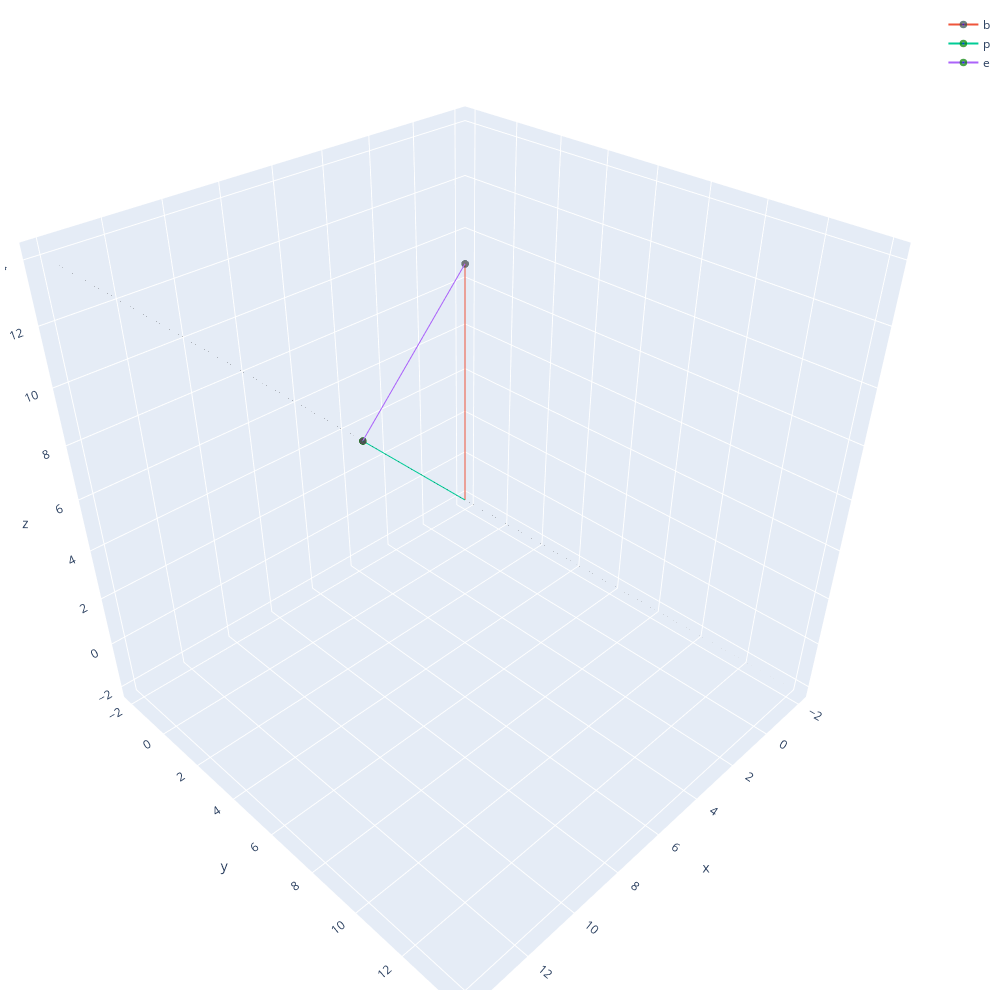

Notebook source saved alongside this figure:
### Code cell
plot_projection_onto_surface([3,3, 12], np.matrix([[1, 0, 1], [-1, 1, -1]]).T)

### Figure 1 — Plotly figure (JSON) as saved in the notebook; plotly's stock layout.template omitted (floating-point values rounded to 4 significant figures)
{"data": [{"colorscale": [[0, "rgb(255,255,255)"], [0.125, "rgb(240,240,240)"], [0.25, "rgb(217,217,217)"], [0.375, "rgb(189,189,189)"], [0.5, "rgb(150,150,150)"], [0.625, "rgb(115,115,115)"], [0.75, "rgb(82,82,82)"], [0.875, "rgb(37,37,37)"], [1, "rgb(0,0,0)"]], "name": "Eon", "opacity": 0.5, "showscale": false, "type": "surface", "x": [[-2, 2, 6, 10, 14], [-2, 2, 6, 10, 14], [-2, 2, 6, 10, 14], [-2, 2, 6, 10, 14], [-2, 2, 6, 10, 14]], "y": [[-2, -2, -2, -2, -2], [2, 2, 2, 2, 2], [6, 6, 6, 6, 6], [10, 10, 10, 10, 10], [14, 14, 14, 14, 14]], "z": [[-2, 2, 6, 10, 14], [-2, 2, 6, 10, 14], [-2, 2, 6, 10, 14], [-2, 2, 6, 10, 14], [-2, 2, 6, 10, 14]]}, {"marker": {"color": ["blue"], "line": {"color": "DarkSlateGrey", "width": 5}, "size": [0, 5]}, "name": "b", "type": "scatter3d", "x": [0, 3], "y": [0, 3], "z": [0, 12]}, {"marker": {"color": ["blue"], "line": {"color": "green", "width": 10}, "size": [0, 5]}, "name": "p", "type": "scatter3d", "x": [0, 7.5], "y": [0, 3], "z": [0, 7.5]}, {"marker": {"color": ["blue"], "line": {"color": "green", "width": 10}, "size": [0, 5]}, "name": "e", "type": "scatter3d", "x": [3, 7.5], "y": [3, 3], "z": [12, 7.5]}], "layout": {"autosize": false, "height": 1000, "margin": {"b": 10, "l": 5, "pad": 2, "r": 5, "t": 10}, "width": 1000}}
